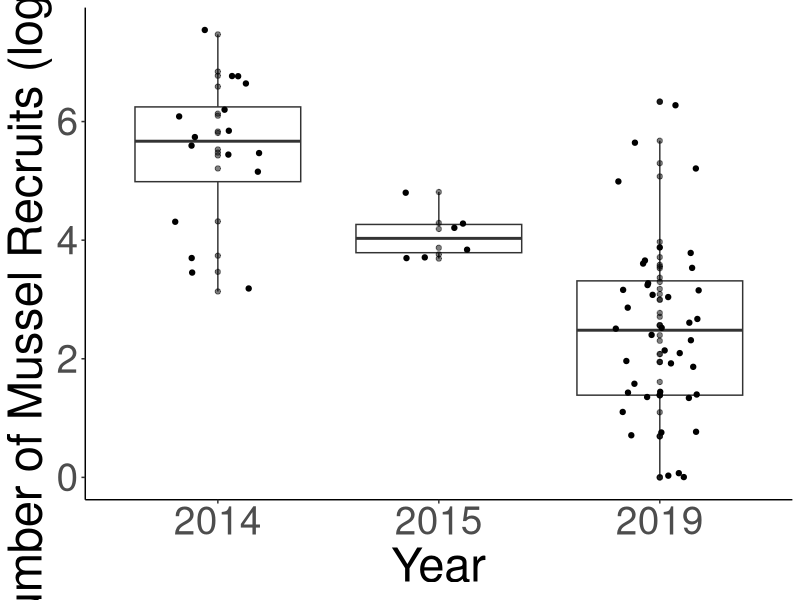

The R script that drew this image: (Note: this script raises an error after producing the figure.)
## ---- chunk 1
library("dplyr")
library("lubridate")
library("ggplot2")
## ---- chunk 2
recruitment <- read.csv("Data/mussel_recruitment_data.csv")
## ---- chunk 3
extra.columns <- names(recruitment) %in% c("Date.Processed", "Date.Sorted", "Initials", "X..of.Bivalves")

recruitment <- recruitment[,!extra.columns]
## ---- chunk 4
names(recruitment)[1] <- "Date"
names(recruitment)[3] <- "WholePlot"
names(recruitment)[5] <- "Num.Recruits"
## ---- chunk 5
recruitment$Date <- as.Date(recruitment$Date, "%m/%d/%y")
## ---- chunk 6
recruitment[,"Year"] <- NA
recruitment$Year <- as.factor(format(recruitment$Date, "%Y"))
## ---- chunk 7
recruitment[, "Month"] <- NA
recruitment$Month <- as.factor(format(recruitment$Date, "%m"))
## ---- chunk 8
recruitment$Tuffy <- as.factor(recruitment$Tuffy)
recruitment$WholePlot <- as.factor(recruitment$WholePlot)
recruitment$Site <- as.factor(recruitment$Site)
## ---- chunk 9
recruitment[, "log_recruits"] <- NA
recruitment$log_recruits <- log(recruitment$Num.Recruits + 1)
## ---- chunk 10
Fig4 <- recruitment %>% group_by(Year) %>% 
  ggplot(aes(x = Year, y = log_recruits)) + 
  geom_boxplot() +
  theme(panel.background = element_blank(),     
        axis.line = element_line(colour = "black"),
        axis.text = element_text(size=28), 
        axis.title = element_text(size=34)) +
  labs(x = "Year", y ="Number of Mussel Recruits (log (x+1))") + 
  geom_point(alpha=0.5) + geom_jitter(width=0.2, height =0.1)

Fig4
#ggsave("Fig4.png", height=2, width=3,scale = 3)
## ---- chunk 11
recruit_log <- recruitment %>% filter(!is.na(Num.Recruits)) %>% mutate(logRecruit = log(Num.Recruits+1))
## ---- chunk 12
recruit_anova <- aov(logRecruit ~ Year, data = recruit_log)
summary(recruit_anova)
tidy(recruit_anova)
## ---- chunk 13
#checking normality
par(mfrow = c(1,2)) # puts two plots side by side in the same window
hist(recruit_anova$residuals) # residuals histogram
plot(recruit_anova, which = 2) # Q-Q plot
## ---- chunk 14
#checking homoskedasticity (homogeneity of variances) w/ residuals vs fitted plot
plot(recruit_anova, which = 1)
# We want to see a straight red line centered around zero! This means residuals do NOT systematically differ across different groups. --> looks pretty good
## ---- chunk 15
recruit_lm <- lm(logRecruit ~ Year, data = recruit_log)
summary(recruit_lm)
## ---- chunk 16
recruit_tukey <- TukeyHSD(recruit_anova, conf.level = .95)
recruit_tukey
plot(recruit_tukey)
tidy(recruit_tukey)
